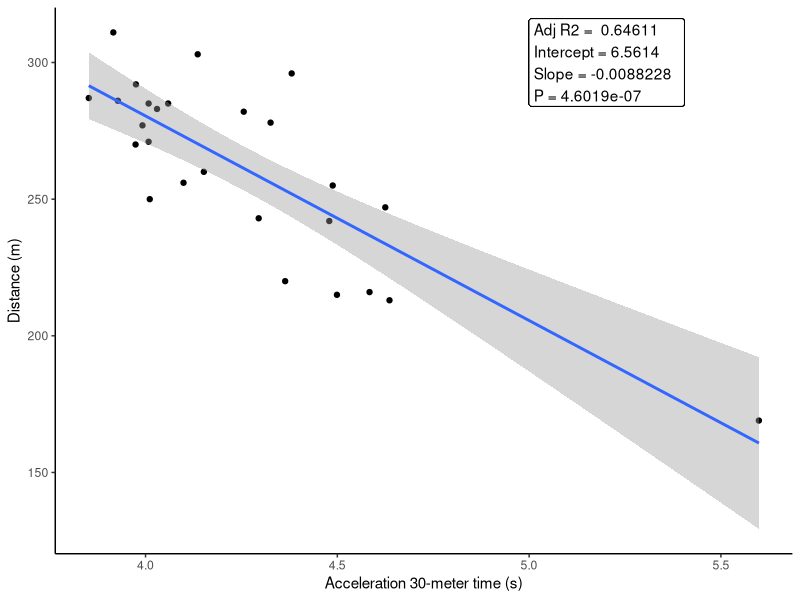

Recreate this plot in R.
library(readxl)
BJ <- read_excel("BJ.xlsx")
View(BJ)
attach(BJ)
library(dplyr)

##Regression model
model <- lm(Accel ~ Distance, data = BJ)
model
summary(model)

library(ggplot2)
library(ggpubr)

ggplot(BJ, aes(Accel, Distance)) +  
  labs(x = "Acceleration 30-meter time (s)", y = "Distance (m)") +
  geom_point() + theme_classic() +
  stat_smooth(method = lm) +
  geom_label(aes(x = 5, y = 300), hjust = 0, 
             label = paste("Adj R2 = ",signif(summary(model)$adj.r.squared, 5),
                           "\nIntercept =",signif(model$coef[[1]],5 ),
                           " \nSlope =",signif(model$coef[[2]], 5),
                           " \nP =",signif(summary(model)$coef[2,4], 5)))
